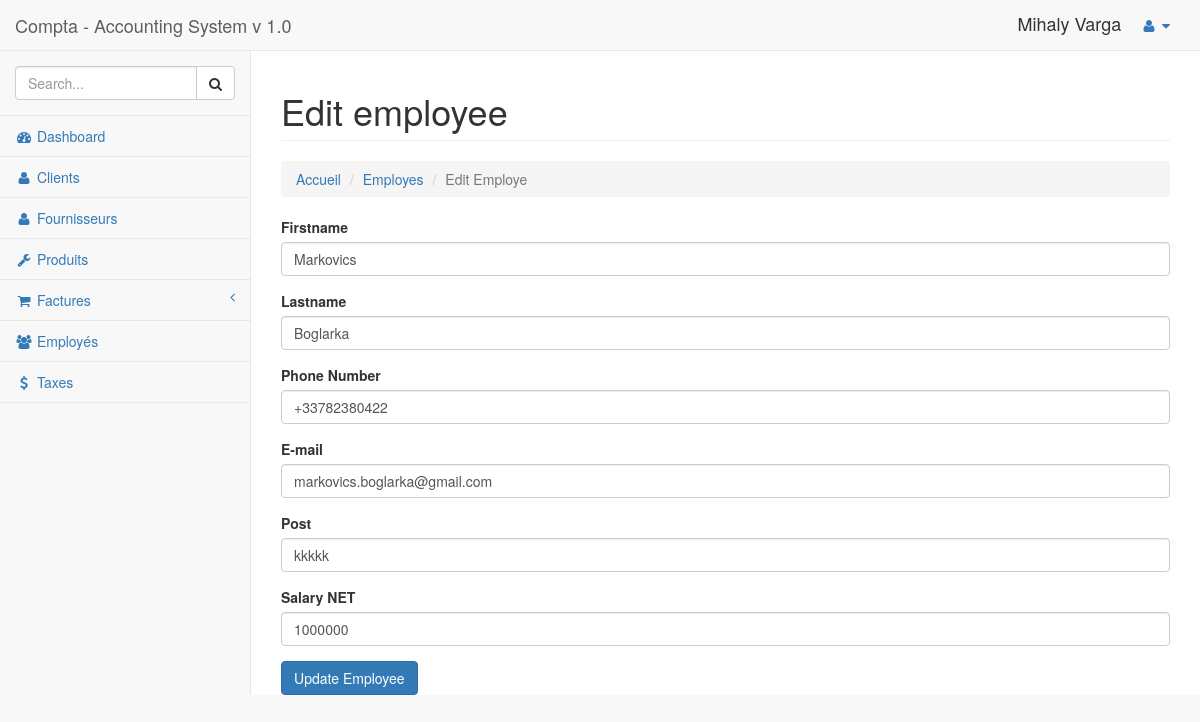
The page /employees.php?source=edit_employee&edit_empolyee=26 (signed in) on the database its author committed.
### tables this page shows
CREATE TABLE `salaires` (
  `salarie_id` int(10) NOT NULL,
  `salarie_nom` varchar(255) NOT NULL,
  `salarie_prenom` varchar(255) NOT NULL,
  `salarie_phone` varchar(255) NOT NULL,
  `salarie_email` varchar(255) NOT NULL,
  `salarie_poste` varchar(255) NOT NULL,
  `salarie_salaire_NET` double NOT NULL,
  `salarie_salaire_BRUT` double NOT NULL
);

### includes/employees/edit_employee.php (the view, shortened to what this page needs)
<?php
if(isset($_GET['edit_empolyee'])){
  $the_employee_id = $_GET['edit_empolyee'];
    $query = "SELECT * FROM salaires WHERE salarie_id = $the_employee_id ";
    $select_users_query = mysqli_query($connection,$query);
      while($row = mysqli_fetch_assoc($select_users_query)) {
         $employee_nom          = $row['salarie_nom'];
         $employee_prenom       = $row['salarie_prenom'];
         $employee_phone        = $row['salarie_phone'];
         $employee_email        = $row['salarie_email'];
         $employee_poste        = $row['salarie_poste'];
         $employee_salaire_net  = $row['salarie_salaire_NET'];
      }
}
?>
    <div class="row">
        <div class="col-lg-12">
            <h1 class="page-header">Edit employee</h1>
        </div>
    </div>
    <ol class="breadcrumb">
        <li><a href="dashboard.php">Accueil</a></li>
        <li><a href="employees.php">Employes</a></li>
        <li class="active">Edit Employe</li>
    </ol>
    <form action="" method="post">
        <div class="form-group">
            <label for="salarie_prenom">Firstname</label>
            <input type="text" class="form-control" value="<?php echo $employee_prenom; ?>" name="salarie_prenom">
        </div>
        <div class="form-group">
            <label for="salarie_nom">Lastname</label>
            <input type="text" class="form-control" value="<?php echo $employee_nom; ?>" name="salarie_nom">
        </div>
        <div class="form-group">
            <label for="salarie_phone">Phone Number</label>
            <input type="text" value="<?php echo $employee_phone; ?>" class="form-control" name="salarie_phone">
        </div>
        <div class="form-group">
            <label for="salarie_email">E-mail</label>
            <input type="email" value="<?php echo $employee_email; ?>" class="form-control" name="salarie_email">
        </div>
        <div class="form-group">
            <label for="salarie_poste">Post</label>
            <input type="text" value="<?php echo $employee_poste; ?>" class="form-control" name="salarie_poste">
        </div>
        <div class="form-group">
            <label for="salarie_salaire_NET">Salary NET</label>
            <input type="number" min="0" value="<?php echo $employee_salaire_net; ?>" class="form-control" name="salarie_salaire_NET">
        </div>
        <div class="form-group">
            <input class="btn btn-primary" type="submit" name="edit_empolyee" value="Update Employee">
        </div>
    </form>

### css/dashboard.css (style rules this page uses)
body { background-color: #f8f8f8; }

### rows shown on the page
salaires: salarie_prenom "Markovics", salarie_nom "Boglarka", salarie_phone "+33782380422", salarie_email "markovics.boglarka@gmail.com", salarie_poste "kkkkk", salarie_salaire_NET "1000000"

### other values the page prints
$_SESSION['user_prenom'] "Mihaly"
$_SESSION['user_nom'] "Varga"
